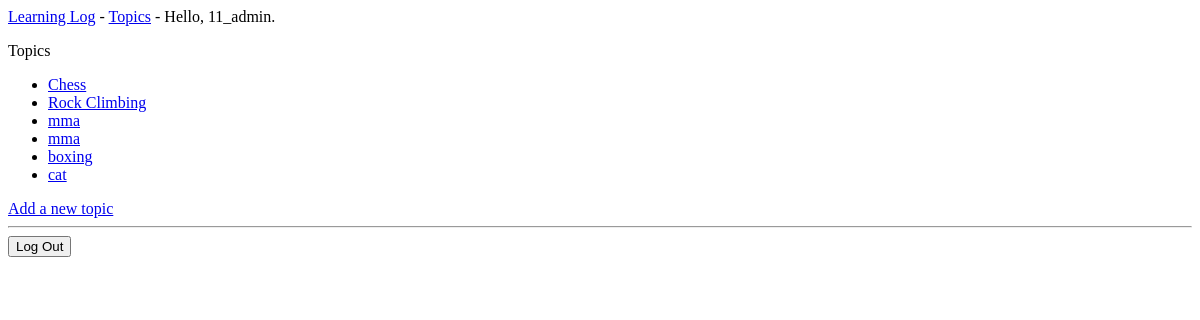
Page /topics/ (signed in) on the earlier database version.
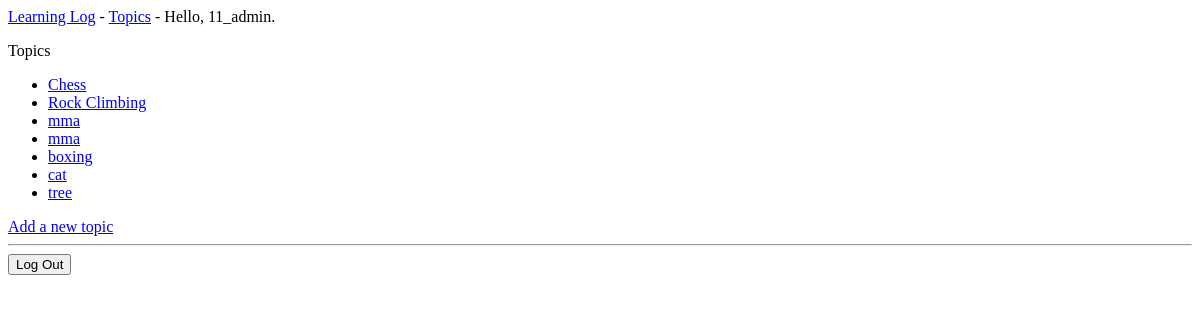
Same page on the later database version.
### learning_logs/models.py (models this page shows, shortened)
class Topic(models.Model):
    text = models.CharField(max_length = 200)
    date_added = models.DateTimeField(auto_now_add = True)
    owner = models.ForeignKey(User, on_delete=models.CASCADE)

### learning_logs/views.py (the view)
# urls.py: path('topics/', views.topics, name='topics'),
@login_required
def topics(request):
    topics = Topic.objects.filter(owner=request.user).order_by('date_added')
    context = {'topics': topics}
    return render(request, 'learning_logs/topics.html', context)

### learning_logs/templates/learning_logs/topics.html
{% extends 'learning_logs/base.html' %} {% block content %}
<p>Topics</p>
<ul>
  {% for topic in topics%}
  <li>
    <a href="{% url 'learning_logs:topic' topic.id %}">{{topic.text}}</a>
  </li>
  {% empty %}
  <li>No topics have been added yet.</li>
  {% endfor %}
</ul>
<a href="{% url 'learning_logs:new_topic' %}">Add a new topic</a>
{% endblock content %}

Differences in the rows shown:
added Topic: text "tree"
